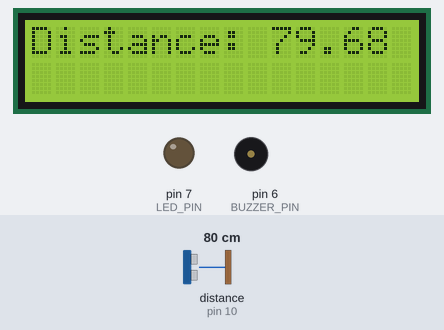
This sketch was run on a simulated Arduino Uno, built with avr-gcc and run on an emulated ATmega328P. On the bench: 16×2 character LCD, output pins drawn as LEDs (lit = HIGH), buzzer (waves = sounding, pin HIGH). Wiring (inferred from the names in the program): ultrasonic range finder: trigger pin 9; echo pin 10. The inputs (shaded band) are chosen by the test bench; at power-on: distance to the obstacle (sensor on pin 10) 80 cm. The echo pulse lasts 58.3 µs per cm; pins used as bus, display or sensor lines are not drawn; what the sketch prints to the serial monitor is not drawn.

Above: at 1.2 s.
1.3 s: distance to the obstacle (sensor on pin 10) set to 12 cm
At 2.1 s:
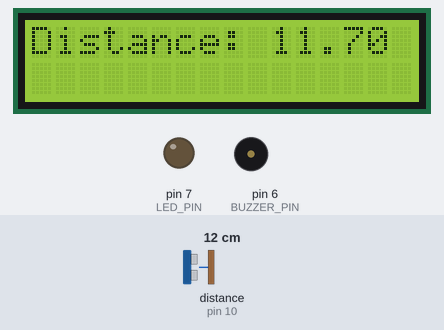
3.7 s: distance to the obstacle (sensor on pin 10) set to 9 cm
At 4.3 s:
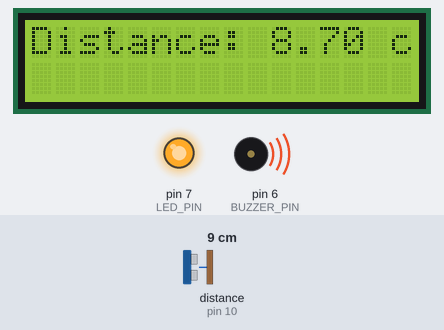
5.4 s: distance to the obstacle (sensor on pin 10) set to 120 cm
At 7.3 s:
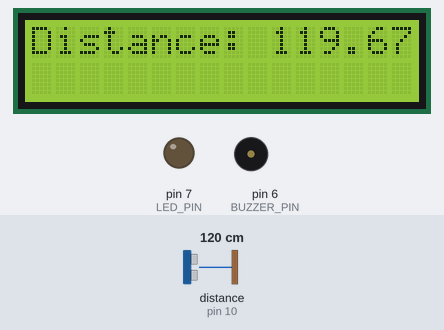
7.5 s: distance to the obstacle (sensor on pin 10) set to 2 cm
At 9.7 s:
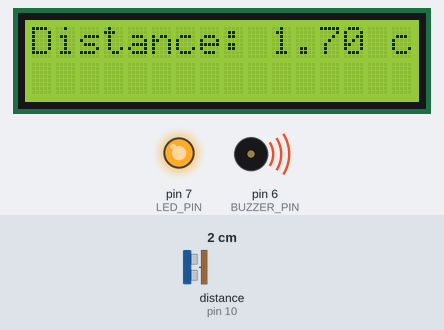
Timing chart, 0 to 11.2 s (numbered marks = the images above; inputs shaded):
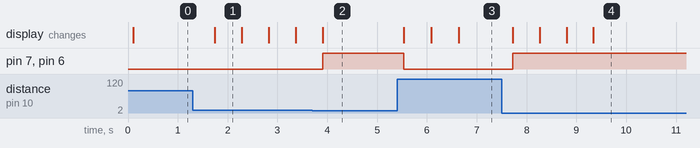

The sketch:

project_Automatic_Parking_Assistant_System_.ino
```cpp
#include <Wire.h>
#include <LiquidCrystal_I2C.h>
#include <SoftwareSerial.h>

#define TRIG_PIN 9
#define ECHO_PIN 10
#define LED_PIN 7
#define BUZZER_PIN 6

LiquidCrystal_I2C lcd(0x27, 16, 2);
SoftwareSerial BTSerial(2, 3);

void setup() {
    Serial.begin(9600);
    BTSerial.begin(9600);
    lcd.begin();
    lcd.backlight();

    pinMode(TRIG_PIN, OUTPUT);
    pinMode(ECHO_PIN, INPUT);
    pinMode(LED_PIN, OUTPUT);
    pinMode(BUZZER_PIN, OUTPUT);
}

void loop() {
    long duration;
    float distance;

    digitalWrite(TRIG_PIN, LOW);
    delayMicroseconds(2);
    digitalWrite(TRIG_PIN, HIGH);
    delayMicroseconds(10);
    digitalWrite(TRIG_PIN, LOW);

    duration = pulseIn(ECHO_PIN, HIGH);
    distance = (duration * 0.0343) / 2;

    Serial.print("Distance: ");
    Serial.print(distance);
    Serial.println(" cm");

    BTSerial.print("Distance: ");
    BTSerial.print(distance);
    BTSerial.println(" cm");

    lcd.setCursor(0, 0);
    lcd.print("Distance: ");
    lcd.print(distance);
    lcd.print(" cm ");

    if (distance < 10) {
        digitalWrite(LED_PIN, HIGH);
        digitalWrite(BUZZER_PIN, HIGH);
    } else {
        digitalWrite(LED_PIN, LOW);
        digitalWrite(BUZZER_PIN, LOW);
    }

    delay(500);
}
```

Measured:
- the behaviour switches between 11 and 10 cm on distance to the obstacle (sensor on pin 10) (found by bisection; images 1 and 2)
- after the input at 1.3 s, the display: changes after 0.44 s (image 1)
- after the input at 3.7 s, pin 7 (LED_PIN), pin 6 (BUZZER_PIN): LOW → HIGH after 0.21 s; the display: changes after 0.21 s (image 2)
- after the input at 5.4 s, pin 7 (LED_PIN), pin 6 (BUZZER_PIN): HIGH → LOW after 0.14 s; the display: changes after 0.14 s (image 3)
- after the input at 7.5 s, pin 7 (LED_PIN), pin 6 (BUZZER_PIN): LOW → HIGH after 0.23 s; the display: changes after 0.23 s (image 4)
- what the display in image 1 shows lasts 0.6 s, from 1.7 s to 2.3 s
